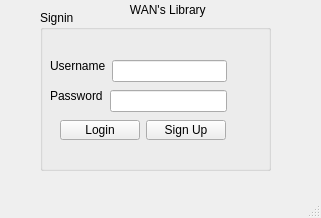
<?xml version="1.0" encoding="UTF-8"?>
<ui version="4.0">
 <class>MainWindow</class>
 <widget class="QMainWindow" name="MainWindow">
  <property name="geometry">
   <rect>
    <x>0</x>
    <y>0</y>
    <width>321</width>
    <height>218</height>
   </rect>
  </property>
  <property name="windowTitle">
   <string>MainWindow</string>
  </property>
  <widget class="QWidget" name="centralwidget">
   <widget class="QGroupBox" name="groupBox">
    <property name="geometry">
     <rect>
      <x>40</x>
      <y>10</y>
      <width>231</width>
      <height>161</height>
     </rect>
    </property>
    <property name="title">
     <string>Signin</string>
    </property>
    <widget class="QLabel" name="label">
     <property name="geometry">
      <rect>
       <x>10</x>
       <y>40</y>
       <width>61</width>
       <height>31</height>
      </rect>
     </property>
     <property name="text">
      <string>Username</string>
     </property>
    </widget>
    <widget class="QLabel" name="label_2">
     <property name="geometry">
      <rect>
       <x>10</x>
       <y>70</y>
       <width>61</width>
       <height>31</height>
      </rect>
     </property>
     <property name="text">
      <string>Password</string>
     </property>
    </widget>
    <widget class="QLineEdit" name="lineEdit_username">
     <property name="geometry">
      <rect>
       <x>72</x>
       <y>50</y>
       <width>115</width>
       <height>22</height>
      </rect>
     </property>
    </widget>
    <widget class="QLineEdit" name="lineEdit_password">
     <property name="geometry">
      <rect>
       <x>70</x>
       <y>80</y>
       <width>117</width>
       <height>22</height>
      </rect>
     </property>
    </widget>
    <widget class="QWidget" name="layoutWidget">
     <property name="geometry">
      <rect>
       <x>20</x>
       <y>110</y>
       <width>166</width>
       <height>20</height>
      </rect>
     </property>
     <layout class="QHBoxLayout" name="horizontalLayout_3">
      <item>
       <widget class="QPushButton" name="pushButton">
        <property name="text">
         <string>Login</string>
        </property>
       </widget>
      </item>
      <item>
       <widget class="QPushButton" name="pushButton_2">
        <property name="text">
         <string>Sign Up</string>
        </property>
       </widget>
      </item>
     </layout>
    </widget>
   </widget>
   <widget class="QLabel" name="label_3">
    <property name="geometry">
     <rect>
      <x>90</x>
      <y>0</y>
      <width>121</width>
      <height>20</height>
     </rect>
    </property>
    <property name="text">
     <string>            WAN's Library</string>
    </property>
   </widget>
  </widget>
  <widget class="QMenuBar" name="menubar">
   <property name="geometry">
    <rect>
     <x>0</x>
     <y>0</y>
     <width>321</width>
     <height>17</height>
    </rect>
   </property>
  </widget>
  <widget class="QStatusBar" name="statusbar"/>
 </widget>
 <resources/>
 <connections/>
</ui>
